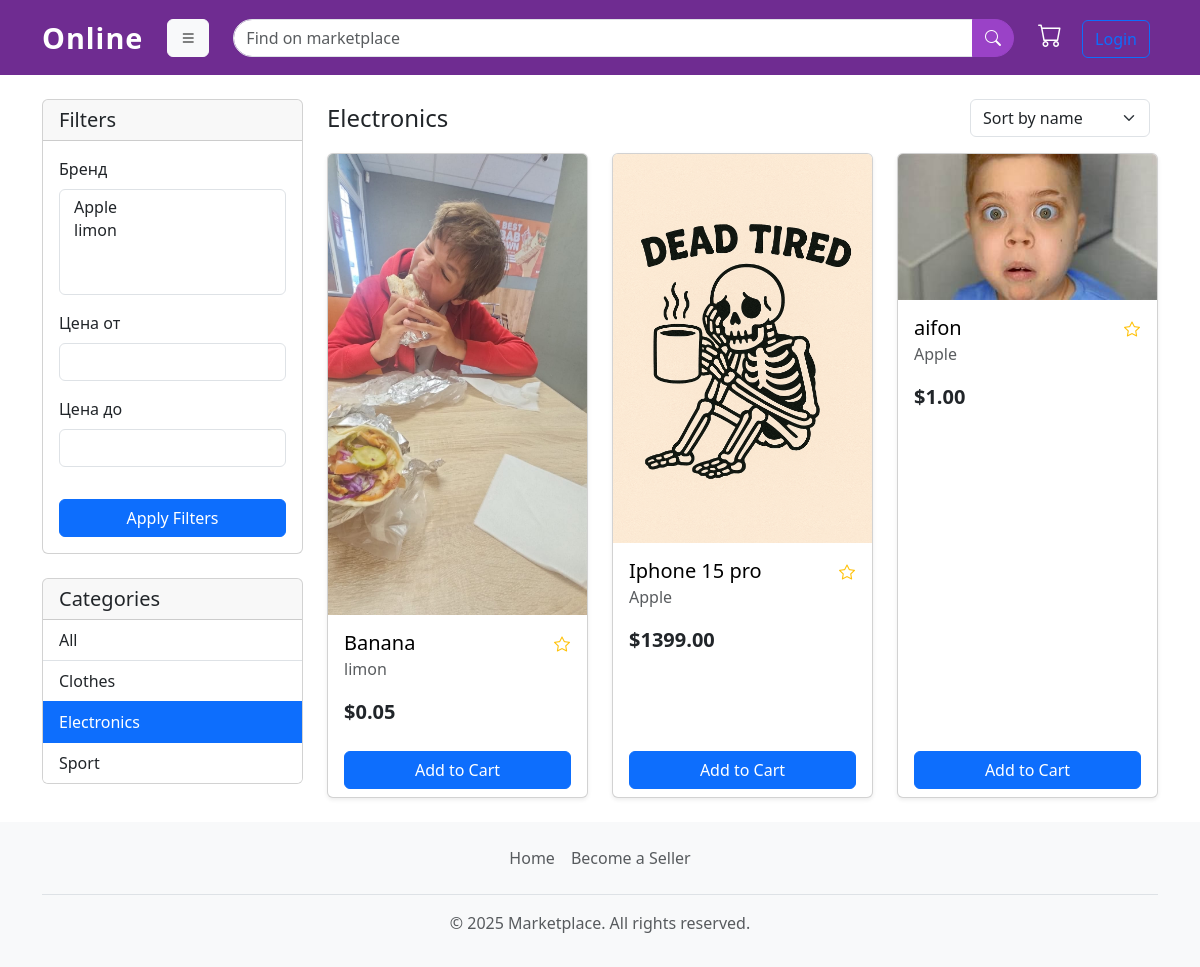
Page /category/electronics/ on the committed database.
### shop/models.py (models this page shows, shortened)
class Category(models.Model):
    name = models.CharField(max_length=200, db_index=True)
    slug = models.SlugField(max_length=200, unique=True)
    class Meta:
        ordering = ('name',)
        verbose_name = 'category'
        verbose_name_plural = 'categories'
    def get_absolute_url(self):
        return reverse('shop:product_list_by_category', args=[self.slug])

class Product(models.Model):
    seller = models.ForeignKey(settings.AUTH_USER_MODEL, on_delete=models.CASCADE, related_name='products', null=True)
    category = models.ForeignKey(Category, related_name='products', on_delete=models.CASCADE)
    brand = models.ForeignKey(Brand, related_name='products', on_delete=models.CASCADE)
    name = models.CharField(max_length=200, db_index=True)
    slug = models.SlugField(max_length=200, db_index=True)
    image = models.ImageField(upload_to='products/%Y/%m/%d', blank=True)
    description = models.TextField(blank=True)
    price = models.DecimalField(max_digits=10, decimal_places=2)
    stock = models.PositiveIntegerField()
    available = models.BooleanField(default=True)
    created = models.DateTimeField(auto_now_add=True)
    updated = models.DateTimeField(auto_now=True)
    class Meta:
        ordering = ('name',)
        indexes = [models.Index(fields=['id', 'slug'])]
    def get_absolute_url(self):
        return reverse('shop:product_detail', args=[self.id, self.slug])

class Brand(models.Model):
    name = models.CharField(max_length=200, db_index=True)
    slug = models.SlugField(max_length=200, unique=True)
    class Meta:
        ordering = ('name',)
        verbose_name = 'brand'
        verbose_name_plural = 'brands'
    def __str__(self):
        return self.name
    def get_absolute_url(self):
        return reverse('shop:product_list_by_brand', args=[self.slug])

### shop/views.py (the view)
# urls.py: path('', views.product_list, name='product_list'),
def product_list(request, category_slug=None):
    category = None
    categories = Category.objects.all()
    products = Product.objects.filter(available=True)
    wishlist_product_ids = []
    if request.user.is_authenticated:
        wishlist_product_ids = list(Wishlist.objects.filter(user=request.user).values_list('product_id', flat=True))
    if category_slug:
        category = get_object_or_404(Category, slug=category_slug)
        products = products.filter(category=category)
    search_query = request.GET.get('q')
    if search_query:
        products = products.filter(
            Q(name__icontains=search_query) |
            Q(description__icontains=search_query)
        )
    product_filter = ProductFilter(request.GET, queryset=products)
    products = product_filter.qs
    sort_by = request.GET.get('sort', 'name')
    if sort_by == 'price_asc':
        products = products.order_by('price')
    elif sort_by == 'price_desc':
        products = products.order_by('-price')
    else:
        products = products.order_by('name')
    paginator = Paginator(products, 20)
    page_number = request.GET.get('page')
    page_obj = paginator.get_page(page_number)
    context = {
        'category': category,
        'categories': categories,
        'page_obj': page_obj,
        'filter': product_filter,
        'search_query': search_query,
        'wishlist_product_ids': wishlist_product_ids,
    }
    return render(request, 'shop/product/list.html', context)

### cart/cart.py (called while the page is built)
    def __len__(self):
        return sum(item['quantity'] for item in self.cart.values())

### cart/context_processors.py (called while the page is built)
def cart(request):
    return {'cart': Cart(request)}

### shop/context_processors.py (called while the page is built)
def extras(request):
    categories = Category.objects.all()
    brands = Brand.objects.all()
    return {'categories': categories, 'brands': brands}

### shop/templates/shop/product/list.html (shortened to what this page needs)
{% extends "shop/base.html" %}
{% load crispy_forms_tags %}
{% block content %}
<div class="col-lg-3">
    <div class="card">
        <div class="card-header">
            <h5 class="mb-0">Filters</h5>
        </div>
        <div class="card-body">
            <form method="get">
                {{ filter.form|crispy }}
                <button type="submit" class="btn btn-primary w-100 mt-3">Apply Filters</button>
            </form>
        </div>
    </div>
    <div class="card mt-4">
        <div class="card-header">
            <h5 class="mb-0">Categories</h5>
        </div>
        <div class="list-group list-group-flush">
            <a href="{% url 'shop:product_list' %}" class="list-group-item list-group-item-action {% if not category %}active{% endif %}">All</a>
            {% for c in categories %}
                <a href="{{ c.get_absolute_url }}" class="list-group-item list-group-item-action {% if category.slug == c.slug %}active{% endif %}">{{ c.name }}</a>
            {% endfor %}
        </div>
    </div>
</div>
<div class="col-lg-9">
    <div class="d-flex justify-content-between align-items-center mb-3">
        <h4 class="mb-0">{% if category %}{{ category.name }}{% elif brand %}{{ brand.name }}{% else %}All Products{% endif %}</h4>
        <form method="get" class="d-flex">
            <select name="sort" class="form-select me-2" onchange="this.form.submit()">
                <option value="name" {% if request.GET.sort == 'name' %}selected{% endif %}>Sort by name</option>
            </select>
        </form>
    </div>
    <div class="row row-cols-1 row-cols-sm-2 row-cols-md-3 g-4">
        {% for product in page_obj %}
            <div class="col">
                <div class="card h-100 shadow-sm">
                    <img src="{% if product.image %}{{ product.image.url }}{% else %}https://via.placeholder.com/350x250{% endif %}" class="card-img-top" alt="{{ product.name }}">
                    <div class="card-body">
                        <div class="d-flex justify-content-between align-items-start">
                            <h5 class="card-title mb-0">
                                <a href="{{ product.get_absolute_url }}" class="text-decoration-none text-dark stretched-link">{{ product.name }}</a>
                            </h5>
                            <a href="{% url 'shop:toggle_wishlist' product.id %}" class="btn btn-link text-warning p-0" style="position: relative; z-index: 1;">
                                <i class="bi {% if product.id in wishlist_product_ids %}bi-star-fill{% else %}bi-star{% endif %}"></i>
                            </a>
                        </div>
                        <p class="card-text text-muted">{{ product.brand.name }}</p>
                        <p class="card-text fs-5 fw-bold">${{ product.price }}</p>
                    </div>
                    <div class="card-footer bg-transparent border-top-0">
                         <form action="{% url 'cart:cart_add' product.id %}" method="post" class="d-grid" style="position: relative; z-index: 1;">
                            <button type="submit" class="btn btn-primary">Add to Cart</button>
                        </form>
                    </div>
                </div>
            </div>
        {% empty %}
            <div class="col-12">
                <div class="alert alert-warning" role="alert">
                    No products found.
                </div>
            </div>
        {% endfor %}
    </div>
</div>
{% endblock %}

### static/css/custom.css (style rules this page uses)
.card-title a, .list-group-item a { color: #000 !important; text-decoration: none; }

### rows in the picture
Category: name "Clothes"
Category: name "Electronics"
Category: name "Sport"
Product: image (picture), name "Banana", brand.name "limon", price "0.05"
Product: image (picture), name "Iphone 15 pro", brand.name "Apple", price "1399.00"
Product: image (picture), name "aifon", brand.name "Apple", price "1.00"
